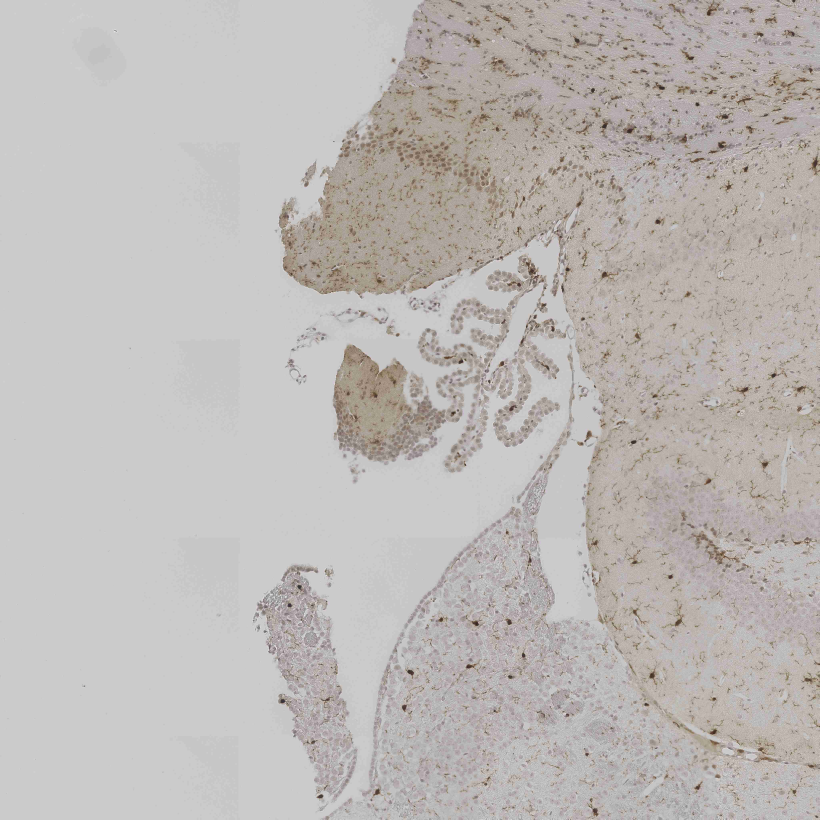
#> input picture Example/analyisis/image.jpg, 4096 x 4096 px, given in place of image.tif, which was not available (shown at 1/5 size)
$ python debug_tissue.py
#> lines starting #> are read from the running program, lines starting #| are printed output that depends on the picture; pictures that were not available may be replaced by others from this repository, and a replacement may not be noted
### src/Common/utils.py
import datetime
import os

from cv2 import Mat
from tifffile import tifffile

import cv2
import numpy as np
import tifffile
from PIL import Image


def round_all(t: tuple, precision: int = 1) -> tuple:
    return tuple(round(t[i], precision) for i in range(len(t)))

def load_image_debug(img_path: str, backup_path: str) -> Mat | np.ndarray:
#> called with backup_path = './backup_images/'
    try:
        img = cv2.imread(img_path)
#> img is the input picture: shape (4096, 4096, 3); mean B, G, R 182.8, 185.2, 189.5
        if img is None:
            raise ImageLoadError(f"cv2.imread failed to load image from initial path: {img_path}")

        backup_image_path = os.path.join(backup_path, *img_path.split(os.sep)[-3:])
        os.makedirs(os.path.dirname(backup_image_path), exist_ok=True)
        cv2.imwrite(backup_image_path, img)
        return img
    except FileNotFoundError:
        print("--- file not found - checking backup")
        relative_path_parts = img_path.split(os.sep)[2:]
        if not relative_path_parts:
            raise ImageLoadError("Relative path parts are empty, cannot construct backup path.")
        backup_image_path = os.path.join(backup_path, *relative_path_parts)
        img = cv2.imread(backup_image_path)
        if img is None:
            raise ImageLoadError(f"cv2.imread failed to load image from backup path: {backup_image_path}")
        os.makedirs(os.path.dirname(backup_image_path), exist_ok=True)
        cv2.imwrite(backup_image_path, img)
        return img

def debug_image(image, title, target_folder, high_quality = False):
    os.makedirs(target_folder, exist_ok=True)
    if high_quality:
        file_name = os.path.join(target_folder, f"{title}.tif")
        save_tiff_cv2(image, file_name)

    file_name = os.path.join(target_folder, f"{title}.jpg")
    cv2.imwrite(file_name, image, [int(cv2.IMWRITE_JPEG_QUALITY), 20])


def save_tiff_cv2(image_data, filepath):
    if image_data.dtype not in [np.uint8, np.uint16]:
        if image_data.dtype == np.float32 or image_data.dtype == np.float64:
            image_data = (image_data * 255).astype(np.uint8)  # Scale and convert
        else:
            raise ValueError("Unsupported image data type.  Must be uint8, uint16, float32, or float64.")

    if image_data.ndim == 3 and image_data.shape[2] == 3:
        image_data = cv2.cvtColor(image_data, cv2.COLOR_BGR2RGB)
        mode = 'RGB'
    elif image_data.ndim == 2:
        mode = 'L'
    else:
        raise ValueError("Unsupported image dimensions.")

    image_pil = Image.fromarray(image_data, mode=mode)
    tifffile.imwrite(filepath, np.array(image_pil), photometric=mode)

# [13 lines left out: function format_time, not called in this run]

### src/Common/stain_separation.py
import numpy as np

class StainSeparation:
    def __init__(self):
        '''
        Define the stain vectors for H-DAB
        Values are taken from literature (e.g., Ruifrok and Johnston)
        '''

        self.hematoxylin = np.array([0.650, 0.704, 0.286])
        self.dab = np.array([0.268, 0.570, 0.776])
        # Compute the third (residual) stain vector as the cross product of the first two
        self.residual = np.cross(self.hematoxylin, self.dab)

        # Normalize the stain vectors to unit length
        self.hematoxylin = self.hematoxylin / np.linalg.norm(self.hematoxylin)
        self.dab = self.dab / np.linalg.norm(self.dab)
        self.residual = self.residual / np.linalg.norm(self.residual)

        # Build a 3x3 stain matrix with the stain vectors as columns:
        # Column 0: Hematoxylin, Column 1: DAB, Column 2: Residual.
        self.stain_matrix = np.column_stack((self.hematoxylin, self.dab, self.residual))

    def get_stain_channels(self, img):
        """
        Perform color deconvolution on an H-DAB stained RGB image.
        Parameters:
            img (numpy.ndarray): An RGB image with shape (H, W, 3) and pixel values in [0, 255].
        Returns:
            tuple: (hematoxylin_channel, dab_channel, residual_channel) as uint8 images.
        """
        # Convert image to float for computation
        img = img.astype(np.float64)

        # Replace zeros to avoid log(0)
        img[img == 0] = 1

        # Compute the optical density (OD) image.
        # Using the formula: OD = -log((I + 1) / 256)
        # (Adding 1 avoids log(0); 256 approximates the maximum intensity.)
        OD = -np.log((img + 1) / 256)
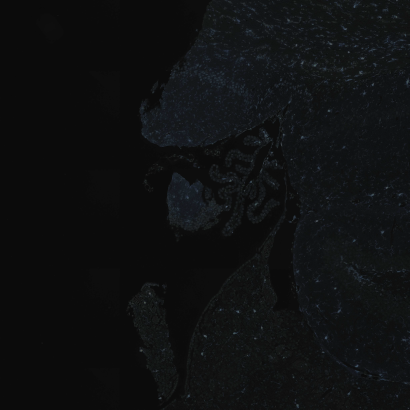
#> OD: shape (4096, 4096, 3) float64 (shown at 1/10 size); mean B, G, R 0.344, 0.327, 0.302; drawn with min black and max white

        # Reshape the OD image to (3, num_pixels)
        h, w, _ = OD.shape
        OD_reshaped = OD.reshape((-1, 3)).T  # shape: (3, h*w)

        # Compute the pseudo-inverse of the stain matrix
        pinv = np.linalg.pinv(self.stain_matrix)

        # Compute the concentrations for each stain.
        # Each column in 'concentrations' corresponds to the amount of a stain.
        concentrations = np.dot(pinv, OD_reshaped)  # shape: (3, h*w)

        # Reshape concentrations back to (3, h, w)
        concentrations = concentrations.reshape((3, h, w))

        # Reconstruct the stain images by inverting the OD transformation:
        # I_stain = 255 * exp(-concentration)
        hematoxylin_channel = 255 * np.exp(-concentrations[0])
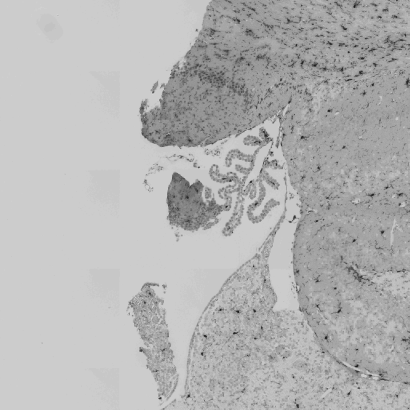
#> hematoxylin_channel: shape (4096, 4096) float64 (shown at 1/10 size); min 0.72, max 255, mean 180.8
        dab_channel = 255 * np.exp(-concentrations[1])
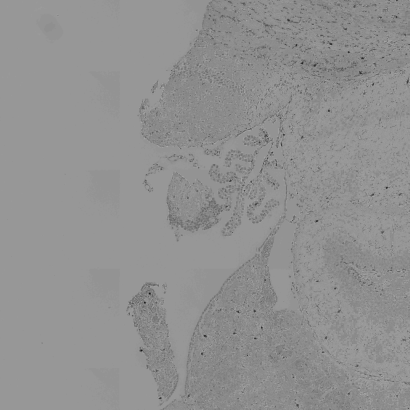
#> dab_channel: shape (4096, 4096) float64 (shown at 1/10 size); min 46.7, max 322.1, mean 204; drawn with min black and max white
        residual_channel = 255 * np.exp(-concentrations[2])
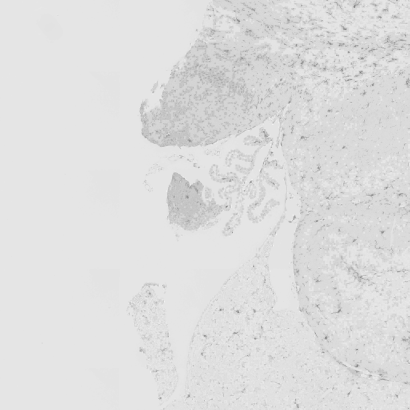
#> residual_channel: shape (4096, 4096) float64 (shown at 1/10 size); min 44.59, max 264.1, mean 236.2; drawn with min black and max white

        # Ensure the pixel values fall within [0, 255] and convert to uint8
        hematoxylin_channel = np.clip(hematoxylin_channel, 0, 255).astype(np.uint8)
        dab_channel = np.clip(dab_channel, 0, 255).astype(np.uint8)
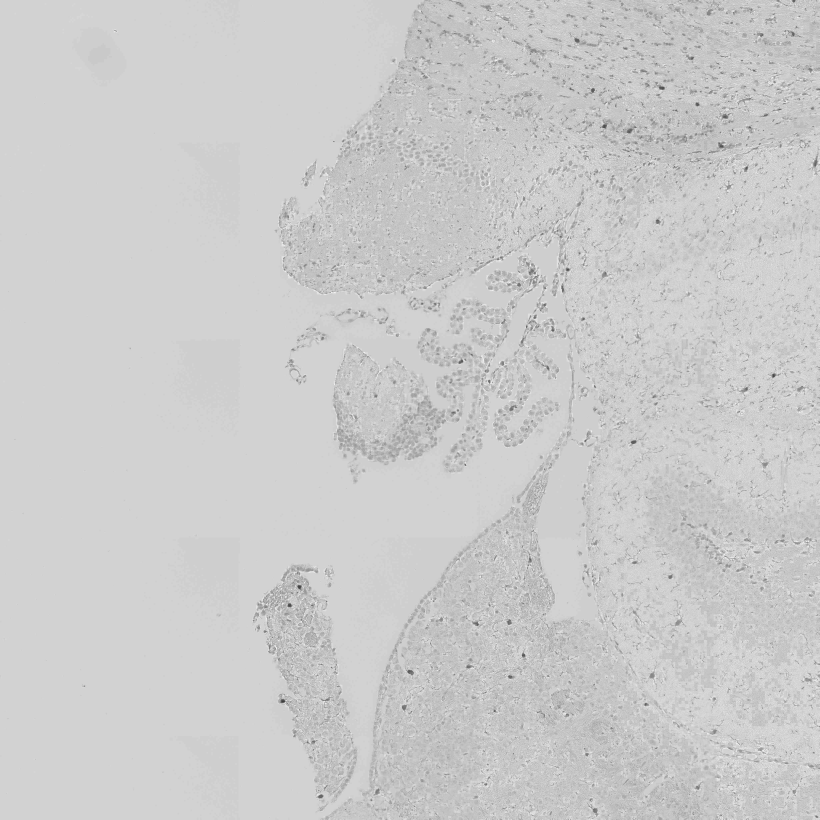
#> dab_channel: shape (4096, 4096) (shown at 1/5 size); min 46, max 255, mean 203.5
        residual_channel = np.clip(residual_channel, 0, 255).astype(np.uint8)

        hematoxylin_channel = 255 - hematoxylin_channel
#> (the rest of the program and of its run is left out)
